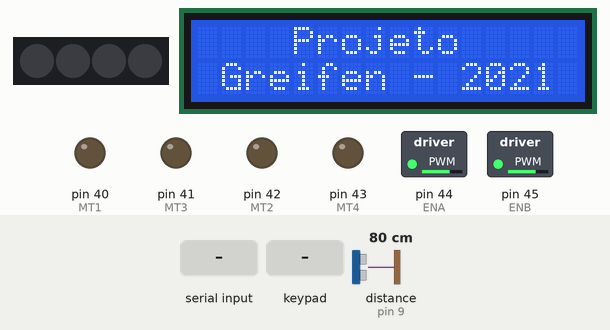
This sketch was run on a simulated Arduino Mega 2560, built with avr-gcc and run on an emulated ATmega2560. Shown: 4 RGB LEDs in strip order, left to right, 16×2 character LCD, switched loads named in the sketch (green lamp = pin HIGH), output pins drawn as LEDs (lit = HIGH). The inputs (shaded band) are chosen by the test bench; at power-on: distance to the obstacle (sensor on pin 9) 80 cm. The echo pulse lasts 58.3 µs per cm; dim RGB values are drawn brighter than linear; the strip is taken to match the declared colour order; the audio player accepts every command and is not drawn.

Above: at 3.6 s.
3.7 s: "a" received over the second serial link
At 4.9 s:
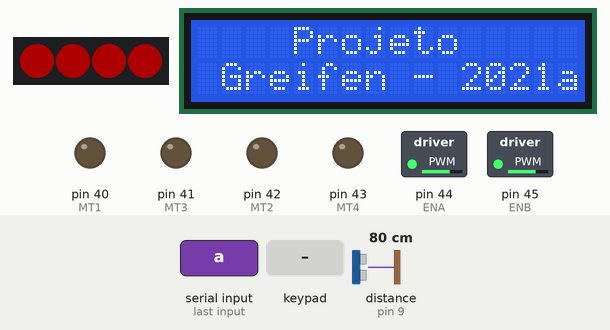
5.3 s: "@" received over the second serial link
At 6.5 s:
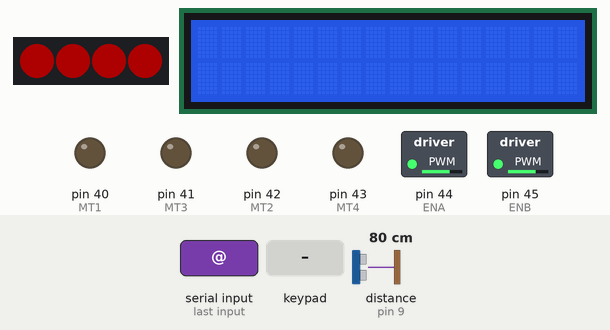
6.8 s: "*" received over the second serial link
At 7.8 s:
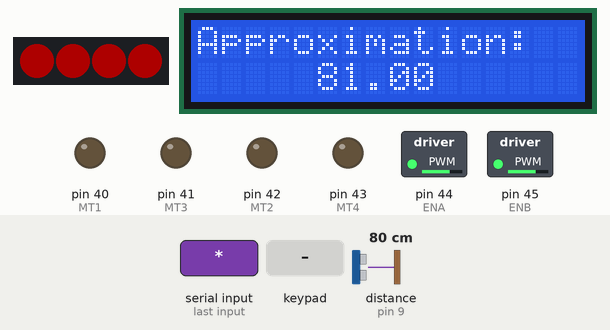
8.3 s: distance to the obstacle (sensor on pin 9) set to 2 cm
At 8.8 s:
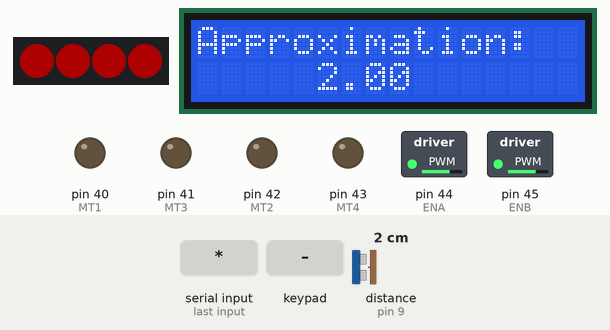
11.3 s: "$" received over the second serial link
At 12.5 s:
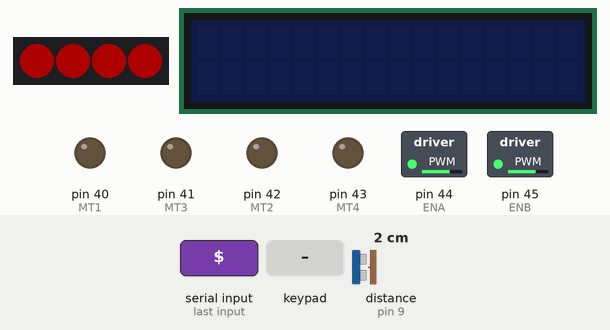
13.0 s: key 'L' pressed
At 14.4 s:
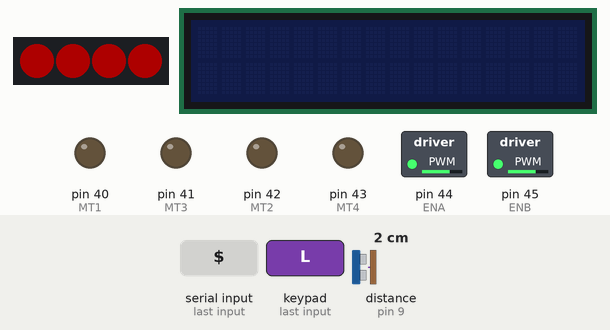
Timing chart, 0 to 15.9 s (numbered marks = the images above; inputs shaded):
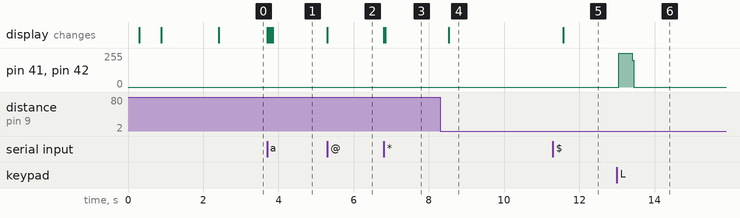

The sketch:

Projeto_Greifen_0.1.ino
```cpp
//================== Wesley Seven: Projeto Greifen ver:0.1  =======================//

#include <Adafruit_PWMServoDriver.h>
#include <Wire.h>
#include <PS2X_lib.h>
#include <Wire.h>
#include <LiquidCrystal_I2C.h>
#include <SoftwareSerial.h>
#include <NewPing.h>
#include "DFRobotDFPlayerMini.h"
#include <Adafruit_NeoPixel.h>

#define endereco 0x27
#define colunas 16
#define linhas 2
#define trigger 8
#define echo 9
#define distancia_max 200
#define volumeMP3 30
#define pinMatrizLED 7

SoftwareSerial BT (11,10);// RX, TX
SoftwareSerial MP3Serial(13, 12); //RX, TX
NewPing sonar (trigger, echo, distancia_max);
LiquidCrystal_I2C lcd (endereco, colunas, linhas);
PS2X CPS;

Adafruit_NeoPixel strip = Adafruit_NeoPixel(4, pinMatrizLED, NEO_GBR + NEO_KHZ800);
Adafruit_PWMServoDriver pwm = Adafruit_PWMServoDriver();
DFRobotDFPlayerMini playerMP3;

char texto;
float distancia;
int error = 0;
byte type = 0;
byte vibrate = 0;
int mode = 0;

void writeServos(int posicao, int tempo);
void beginServos();

  int angle=90;
  int angle1=90;
  int angle2=90;
  int angle3=90;
  int angle4=90;
  int angle5=90;

  int angleStep=2;

  int MT1 = 40;
  int MT2 = 42;
  int MT3 = 41;
  int MT4 = 43;
  int ENA = 44;
  int ENB = 45;
  int POS;


void setup(){

  beginServos();
  MP3Serial.begin(9600);
  BT.begin(9600);
  delay(300);

  pinMode (MT1, OUTPUT);
  pinMode (MT2, OUTPUT);
  pinMode (MT3, OUTPUT);
  pinMode (MT4, OUTPUT);

  analogWrite(ENA, 175);
  analogWrite(ENB, 175);

 error = CPS.config_gamepad(24,23,25,22, true, true);

  strip.begin();
  strip.show();
  strip.setBrightness(50);

  playerMP3.begin(MP3Serial);
  playerMP3.volume(volumeMP3);

  lcd.init();
  lcd.backlight();

  lcd.setCursor(3, 0);
  lcd.print("iniciando");
  delay(1500);
  lcd.clear();

  lcd.setCursor(4, 0);
  lcd.print("Projeto");
  lcd.setCursor(1, 1);
  lcd.print("Greifen - 2021");

}

void loop(){

      if(error == 1)
      return;

      CPS.read_gamepad(false, vibrate);


//============= controle sobre os motores ==============//

      Frente();  //L2

      Re();       //R2

      Direita();  //PSB PAD RIGHT

      Esquerda();  //PSB PAD LEFT


//============= Controle sobre o braço ==============//

      Servo0(); //PSS LY

      Servo1(); //PSS LX

      Servo2(); //PSS RY

      Servo3(); //PSS RX

      Servo4(); //PSB_PINK e PSB_BLUE

      Servo5(); //PSB L3

      delay(5);

//==================== Bluetooth ===================//

      ControleRGB();

//==================== Bluetooth ===================//

if (BT.available()) {

    texto = BT.read();
    lcd.print(texto);

      if(texto=='@'){
        lcd.clear();
        playerMP3.playFolder(1, 1);}

      if(texto=='#'){
        lcd.backlight();
        lcd.clear();
        playerMP3.playFolder(1, 2);}

      if(texto=='$'){
        lcd.noBacklight();
        lcd.clear();
        playerMP3.playFolder(1, 3);}

      if(texto=='.'){
        lcd.setCursor(0, 1);
        playerMP3.playFolder(1, 6);}

      if(texto=='a'){
      RGB();   }

}

 else if(texto=='*'){

       distancia = sonar.ping_cm();
       lcd.clear();
       lcd.setCursor(0,0);
       lcd.print("Approximation:");
       lcd.setCursor(5,1);
       lcd.print(distancia);

       delay(250); }
}
```

Motores_DC.ino
```cpp
void Frente (){

  if(CPS.Button(PSB_L2)) {

  digitalWrite(MT1, HIGH);
  digitalWrite(MT2, LOW);
  digitalWrite(MT3, HIGH);
  digitalWrite(MT4, LOW);
  }
  else {Parar ();}
}

void Re (){

  if(CPS.Button(PSB_R2)) {

  digitalWrite(MT1, LOW);
  digitalWrite(MT2, HIGH);
  digitalWrite(MT3, LOW);
  digitalWrite(MT4, HIGH);
   }
}

void Direita () {

  if(CPS.Button(PSB_PAD_RIGHT)) {

  digitalWrite(MT1, HIGH);
  digitalWrite(MT2, LOW);
  digitalWrite(MT3, LOW);
  digitalWrite(MT4, HIGH);
  }
}

void Esquerda () {

  if(CPS.Button(PSB_PAD_LEFT)){

  digitalWrite(MT1, LOW);
  digitalWrite(MT2, HIGH);
  digitalWrite(MT3, HIGH);
  digitalWrite(MT4, LOW);
  }
}

void Parar () {
  digitalWrite(MT1, LOW);
  digitalWrite(MT2, LOW);
  digitalWrite(MT3, LOW);
  digitalWrite(MT4, LOW);
}
```

RGB.ino
```cpp
void ControleRGB(){

      if(CPS.Button(PSB_L1) && CPS.Button(PSB_R1))
    {
       RGB ();
    }
}

void RGB (){
         if(++mode > 4) mode = 0;
            switch(mode) {
        case 0:
          colorWipe(strip.Color(  0,   0,   0), 50);   // Desligado
          break;
        case 1:
          colorWipe(strip.Color(255,   0,   0), 50);    // Vermelho
          break;
        case 2:
          colorWipe(strip.Color(0, 255,   0), 50);    // Verde
          break;
        case 3:
          colorWipe(strip.Color(0,   0, 255), 50);    // Azul
          break;
        case 4:
          colorWipe(strip.Color(100,   49, 206), 50);    // Roxo
          break;
   }
}

void colorWipe(uint32_t color, int wait) {
  for(int i=0; i<strip.numPixels(); i++) {
    strip.setPixelColor(i, color);
    strip.show();
    delay(wait);
  }
}
```

Servos_Motores.ino
```cpp
void Servo0()
 {

  if(CPS.Analog(PSS_LY) < 120) {

    POS = map(CPS.Analog(PSS_LY), 129, 255, 0, 255);

  angle = angle + angleStep;
  writeServos(0, angle);
  }

else if(CPS.Analog(PSS_LY) > 128) {

   angle = angle - angleStep;
   writeServos(0, angle);  }
 }

void Servo1()
 {

  if(CPS.Analog(PSS_LX) < 120) {

    POS = map(CPS.Analog(PSS_LX), 129, 255, 0, 255);

  angle1 = angle1 + angleStep;
  writeServos(1, angle1);
  }

else if(CPS.Analog(PSS_LX) > 128) {

   angle1 = angle1 - angleStep;
   writeServos(1, angle1);  }
 }

void Servo2()
 {

  if(CPS.Analog(PSS_RY) < 120) {

    POS = map(CPS.Analog(PSS_LY), 129, 255, 0, 255);

  angle2 = angle2 + angleStep;
  writeServos(2, angle2);
  }

else if(CPS.Analog(PSS_RY) > 128) {

   angle2 = angle2 - angleStep;
   writeServos(2, angle2);  }
 }

void Servo3()
 {

  if(CPS.Analog(PSS_RX) < 120) {

    POS = map(CPS.Analog(PSS_RX), 129, 255, 0, 255);

  angle3 = angle3 + angleStep;
  writeServos(3, angle3);
  }

else if(CPS.Analog(PSS_RX) > 128) {

   angle3 = angle3 - angleStep;
   writeServos(3, angle3);  }
 }

void Servo4()
 {

if(CPS.Button(PSB_PINK)) {

  angle4 = angle4 + angleStep;
  writeServos(4, angle4); }

else if(CPS.Button(PSB_BLUE)) {

  angle4 = angle4 - angleStep;
  writeServos(4, angle4); }
 }


void Servo5()
 {

if(CPS.Button(PSB_L3)) {

  angle5 = angle5 + angleStep;
  writeServos(5, angle5); }

else if(CPS.Button(PSB_R3)) {

  angle5 = angle5 - angleStep;
  writeServos(5, angle5); }
 }


//============ Void Setup ================//


void writeServos(int nServo, int posicao) {
#define SERVOMIN  205
#define SERVOMAX  409

  int pos = map ( posicao , 0 , 180 , SERVOMIN, SERVOMAX);
  pwm.setPWM(nServo , 0, pos);
}

void beginServos() {

#define Frequencia 50

  pwm.begin();
  pwm.setPWMFreq(Frequencia);
}
```

Measured:
- after the input at 3.7 s, the display: first changes at once (image 1 shows a later state)
- after the input at 5.3 s, the display: changes at once (image 2)
- after the input at 6.8 s, the display: first changes at once (image 3 shows a later state)
- after the input at 8.3 s, the display: changes after 0.23 s (image 4)
- after the input at 11.3 s, the display: changes after 0.27 s (image 5)
- after the input at 13.0 s, pin 41 (MT3), pin 42 (MT2): 0/255 → 254/255 after 0.05 s, → 0/255 0.36 s later
